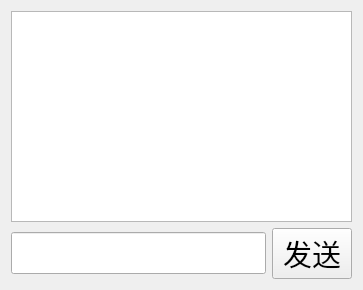
<?xml version="1.0" encoding="UTF-8"?>
<ui version="4.0">
 <class>TcpClient</class>
 <widget class="QWidget" name="TcpClient">
  <property name="geometry">
   <rect>
    <x>0</x>
    <y>0</y>
    <width>363</width>
    <height>290</height>
   </rect>
  </property>
  <property name="windowTitle">
   <string>TcpClient</string>
  </property>
  <layout class="QVBoxLayout" name="verticalLayout">
   <item>
    <widget class="QTextBrowser" name="textBrowser">
     <property name="font">
      <font>
       <pointsize>20</pointsize>
      </font>
     </property>
    </widget>
   </item>
   <item>
    <layout class="QHBoxLayout" name="horizontalLayout">
     <item>
      <widget class="QLineEdit" name="lineEdit">
       <property name="font">
        <font>
         <pointsize>22</pointsize>
        </font>
       </property>
      </widget>
     </item>
     <item>
      <widget class="QPushButton" name="But_sender">
       <property name="font">
        <font>
         <pointsize>22</pointsize>
        </font>
       </property>
       <property name="text">
        <string>发送</string>
       </property>
      </widget>
     </item>
    </layout>
   </item>
  </layout>
 </widget>
 <resources/>
 <connections/>
</ui>
